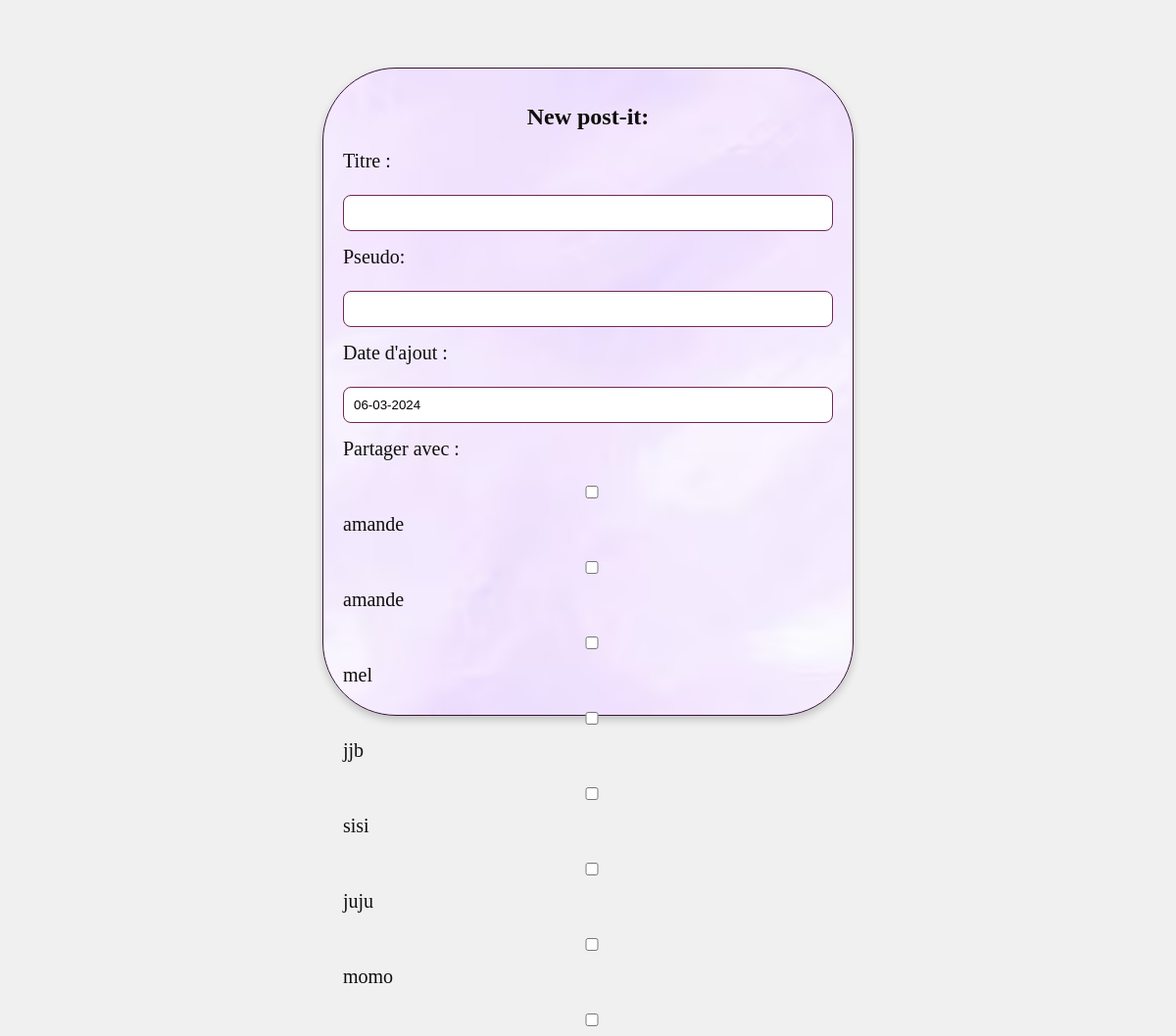
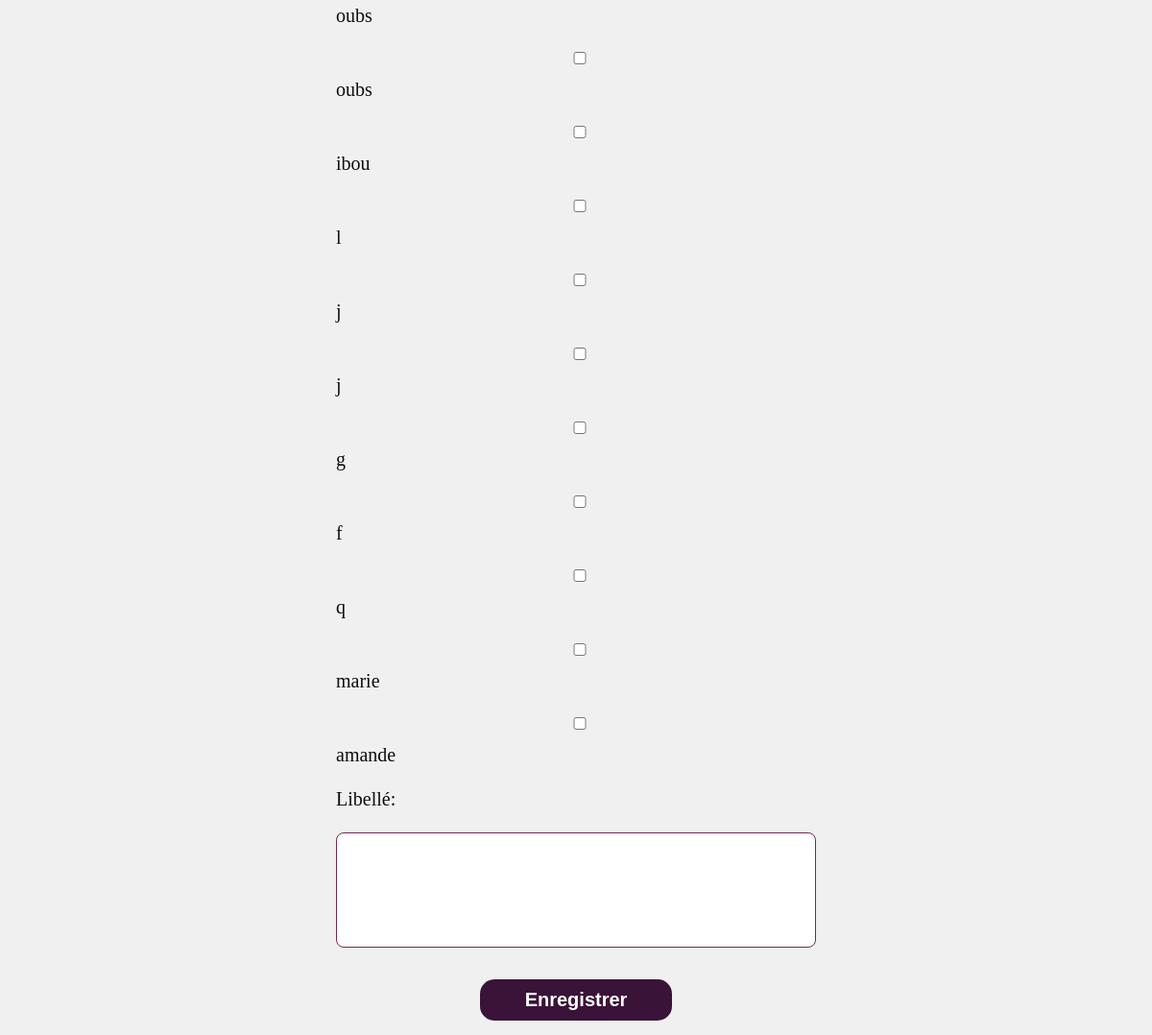
The app's page /vue/postitVue.php with its own data (2 pictures, top to bottom).
### tables this page shows
CREATE TABLE USER (
    IDUSER INTEGER PRIMARY KEY AUTOINCREMENT,
    PSEUDO TEXT NOT NULL,
    NOM TEXT NOT NULL,
    PRENOM TEXT NOT NULL,
    DATEDENAISSANCE TEXT NOT NULL,
    MAIL TEXT NOT NULL,
    MDP TEXT NOT NULL
);

### controleur/ajoutpostitControleur.php (called while the page is built, shortened)
<?php
require_once __DIR__ . '/../modele/PostitModel.php';
require_once __DIR__ . '/../vue/postitVue.php';
$postitModel = new PostitModel();
$users = $postitModel->getAllUsers();
?>

### modele/PostitModel.php (called while the page is built, shortened)
<?php
class PostitModel {
    private $db;
    public function __construct() {
        $this->db = new PDO('sqlite:C:/laragon/www/ProjetTER/src/bdd/scrip.sqlite');
    }
    public function getAllUsers() {
        $sql = "SELECT IDUSER, PSEUDO FROM USER";
        $stmt = $this->db->prepare($sql);
        $stmt->execute();
        return $stmt->fetchAll(PDO::FETCH_ASSOC);
    }
}
?>

### vue/postitVue.php (the view, shortened to what this page needs)
<!DOCTYPE html>
<html lang="en">
<head>
    <link rel="stylesheet" href="vue/styles/style2.css">
</head>
<body>
<?php include_once('../controleur/ajoutpostitControleur.php'); ?>
    <div class="d1">
    <h1>New post-it:</h1>
        <div>
        <form action="../controleur/ajoutpostitControleur.php" method="post" class="formulaire">
    <label for="titre">Titre :</label><br>
    <input type="text" id="titre" name="titre" maxlength="150" required>
    <br>
    <label for="pseudo">Pseudo:</label><br>
    <input type="text" id="pseudo" name="pseudo" class="pseudo" required><br>
    <label for="datedecreation">Date d'ajout :</label><br>
    <?php $datedecreation = date('d-m-Y'); ?>
    <input type="text" id="datedecreation" name="datedecreation" value="<?php echo $datedecreation; ?>" readonly>
    <br>
    <label for="users">Partager avec :</label><br>
    <?php foreach ($users as $user) : ?>
        <input type="checkbox" id="user_<?php echo $user['IDUSER']; ?>" name="users[]" value="<?php echo $user['IDUSER']; ?>">
        <label for="user_<?php echo $user['IDUSER']; ?>"><?php echo $user['PSEUDO']; ?></label><br>
    <?php endforeach; ?>
    <label for="libelle">Libellé:</label><br>
    <input type="text" id="libelle" name="libelle" class="libelle" required>
    <br><br>
    <input type="submit" value="Enregistrer">
</form>
        </div>
    </div>
</body>
</html>

### vue/styles/style2.css (style rules this page uses)
body { display: flex; justify-content: center; align-items: center; height: 100vh; margin: 0; background-color: #f0f0f0; }
.d1 { text-align: center; width: 500px; height: 620px; padding: 20px; border: 1px solid #3a1338; border-radius: 75px; box-shadow: 0 4px 8px rgba(0, 0, 0, 0.2); background: url('fondd.png') center center/cover no-repeat; }
.d1 h1 { color: #0f0d0d; font-size: 24px; margin-bottom: 20px; }
label { display: block; margin-bottom: 5px; text-align: left; color: #0f0d0d; font-size: 20px; font-family:'Times New Roman', Times, serif; }
.formulaire { width: 100%; max-width: 800px; margin: 0 auto; }
input { width: 100%; padding: 10px; margin-bottom: 15px; box-sizing: border-box; border: 1px solid #722850; border-radius: 8px; }
input.libelle { height: 120px; }
input[type="submit"] { background-color: #3a1338; color: #fff; cursor: pointer; transition: background-color 0.3s; border: none; width: 200px; border-radius: 15px; font-weight: bold; font-size: 20px; }

### records on screen
user: PSEUDO "amande"
user: PSEUDO "amande"
user: PSEUDO "mel"
user: PSEUDO "jjb"
user: PSEUDO "sisi"
user: PSEUDO "juju"
user: PSEUDO "momo"
user: PSEUDO "oubs"
user: PSEUDO "oubs"
user: PSEUDO "ibou"
user: PSEUDO "l"
user: PSEUDO "j"
user: PSEUDO "j"
user: PSEUDO "g"
user: PSEUDO "f"
user: PSEUDO "q"
user: PSEUDO "marie"
user: PSEUDO "amande"
